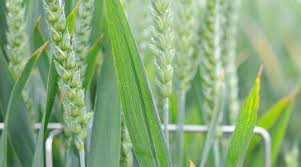
#> input picture dataset/raw/plantvillage_wheat/healthy/9ZEVXL.jfif, 301 x 167 px
$ python -i segmentation.py   (imports and definitions only)
#> lines starting #> are read from the running program, lines starting #| are printed output that depends on the picture; after the words box and inside, x2 and y2 are one past the last pixel; in counts of white or black regions, pixels touching at a corner belong together
# src/preprocessing/segmentation.py

import cv2
import numpy as np


def otsu_threshold(img):
    """
    Otsu's thresholding — auto finds best threshold
    to separate leaf/disease from background.

    Input  : numpy array (H, W, 3) RGB
    Output : numpy array (H, W) binary mask
    """
    gray    = cv2.cvtColor(img, cv2.COLOR_RGB2GRAY)
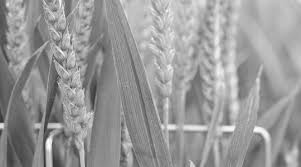
#> gray: shape (167, 301); min 47, max 254, mean 152.9
    _, binary = cv2.threshold(
        gray, 0, 255,
        cv2.THRESH_BINARY + cv2.THRESH_OTSU
    )
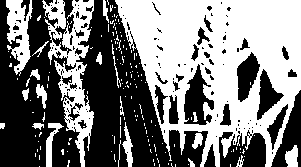
#> binary: shape (167, 301); 49.2% white; 165 white regions (144 under 20 px), largest, box (x1, y1, x2, y2) and area: (115, 0, 301, 167) 18209, (42, 0, 94, 167) 3307, (6, 0, 33, 76) 1132
    return binary


def canny_edge_detection(img, low=50, high=150):
    """
    Canny edge detection — finds boundaries of
    disease-affected regions on wheat leaves.

    Input  : numpy array (H, W, 3) RGB
    Output : numpy array (H, W) edge map
    """
    gray    = cv2.cvtColor(img, cv2.COLOR_RGB2GRAY)
    blurred = cv2.GaussianBlur(gray, (5, 5), 0)
    edges   = cv2.Canny(blurred, low, high)
    return edges


def color_segmentation(img):
    """
    HSV color segmentation targeting brown/yellow
    colors typical of wheat rust diseases.

    Input  : numpy array (H, W, 3) RGB
    Output : numpy array (H, W) mask
    """
    hsv          = cv2.cvtColor(img, cv2.COLOR_RGB2HSV)
    lower_rust   = np.array([10, 50, 50])
    upper_rust   = np.array([30, 255, 255])
    mask_rust    = cv2.inRange(hsv,
                               lower_rust, upper_rust)
    lower_yellow = np.array([20, 80, 80])
    upper_yellow = np.array([40, 255, 255])
    mask_yellow  = cv2.inRange(hsv,
                               lower_yellow, upper_yellow)
    return cv2.bitwise_or(mask_rust, mask_yellow)


def apply_mask_on_image(img, mask):
    """
    Applies binary mask — shows only disease regions.
    Background becomes black.

    Input  : img (H,W,3) RGB, mask (H,W) binary
    Output : numpy array (H, W, 3) masked image
    """
    mask_3ch = cv2.cvtColor(mask, cv2.COLOR_GRAY2RGB)
    return cv2.bitwise_and(img, mask_3ch)
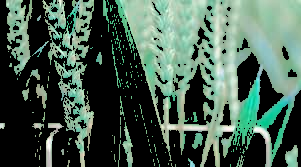
#> returned value: shape (167, 301, 3); mean of channels 0, 1, 2 80.9, 94.7, 71.3; drawn as B, G, R


def segment_disease_region(img, method="otsu"):
    """
    Main segmentation function.
    Returns mask and masked image.

    method = "otsu"  → Otsu thresholding (default)
    method = "canny" → Canny edge detection
    method = "color" → HSV color segmentation

    Output : tuple (mask, masked_image)
    """
    if method == "otsu":
        mask = otsu_threshold(img)
    elif method == "canny":
        mask = canny_edge_detection(img)
    elif method == "color":
        mask = color_segmentation(img)
    else:
        raise ValueError(
            f"Unknown method: {method}. "
            f"Use 'otsu', 'canny' or 'color'."
        )
    masked_image = apply_mask_on_image(img, mask)
    return mask, masked_image


# [11 lines not run here, left out]

>>> import cv2
>>> picture = cv2.cvtColor(cv2.imread('../../dataset/raw/plantvillage_wheat/healthy/9ZEVXL.jfif'), cv2.COLOR_BGR2RGB)
>>> result = segment_disease_region(picture)

$ run again, on dataset/raw/plantvillage_wheat/healthy/E56FF6.jpg
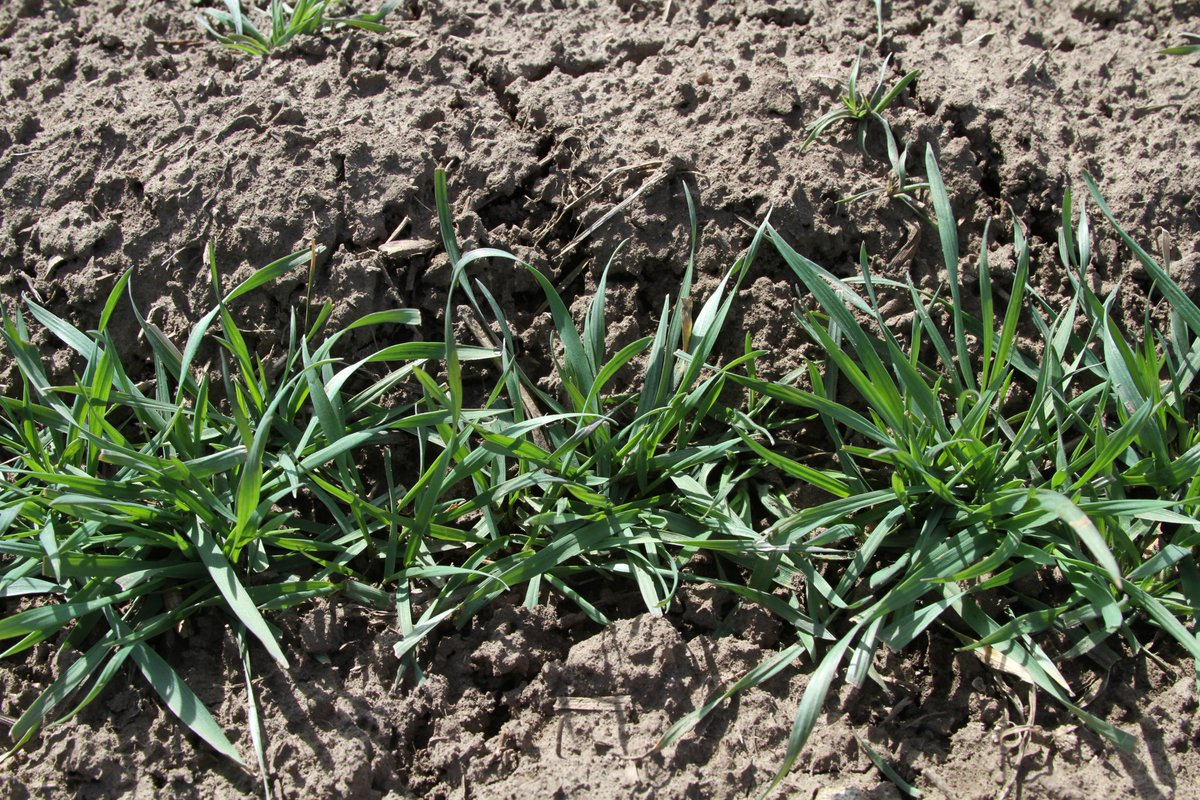
#> input picture dataset/raw/plantvillage_wheat/healthy/E56FF6.jpg, 1200 x 800 px
#> in otsu_threshold, `_, binary = cv2.threshold( gray, 0, 255, cv2.THRESH_BINARY + cv2.THRES..`:
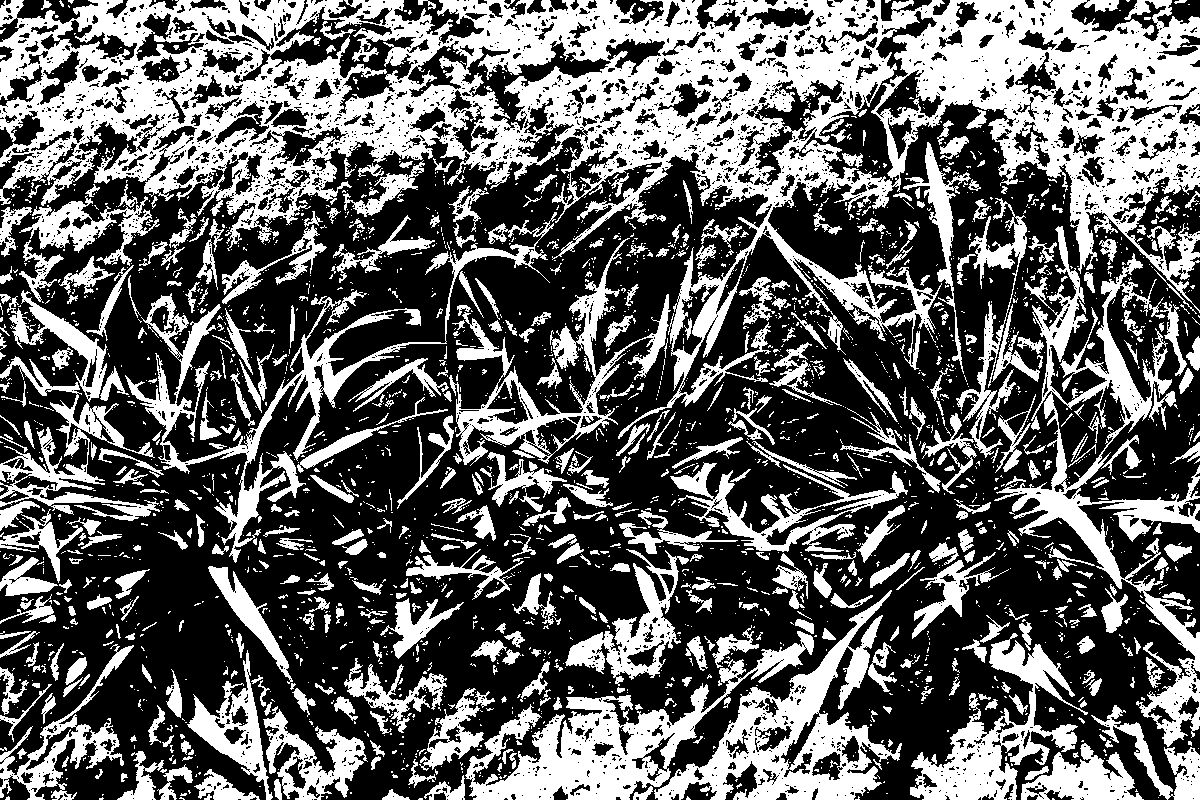
#> binary: shape (800, 1200); 38.5% white; 2795 white regions (2217 under 20 px), largest, box (x1, y1, x2, y2) and area: (0, 0, 1200, 439) 153401, (994, 226, 1200, 747) 18081, (465, 631, 814, 800) 15142
#> in apply_mask_on_image, `return cv2.bitwise_and(img, mask_3ch)`:
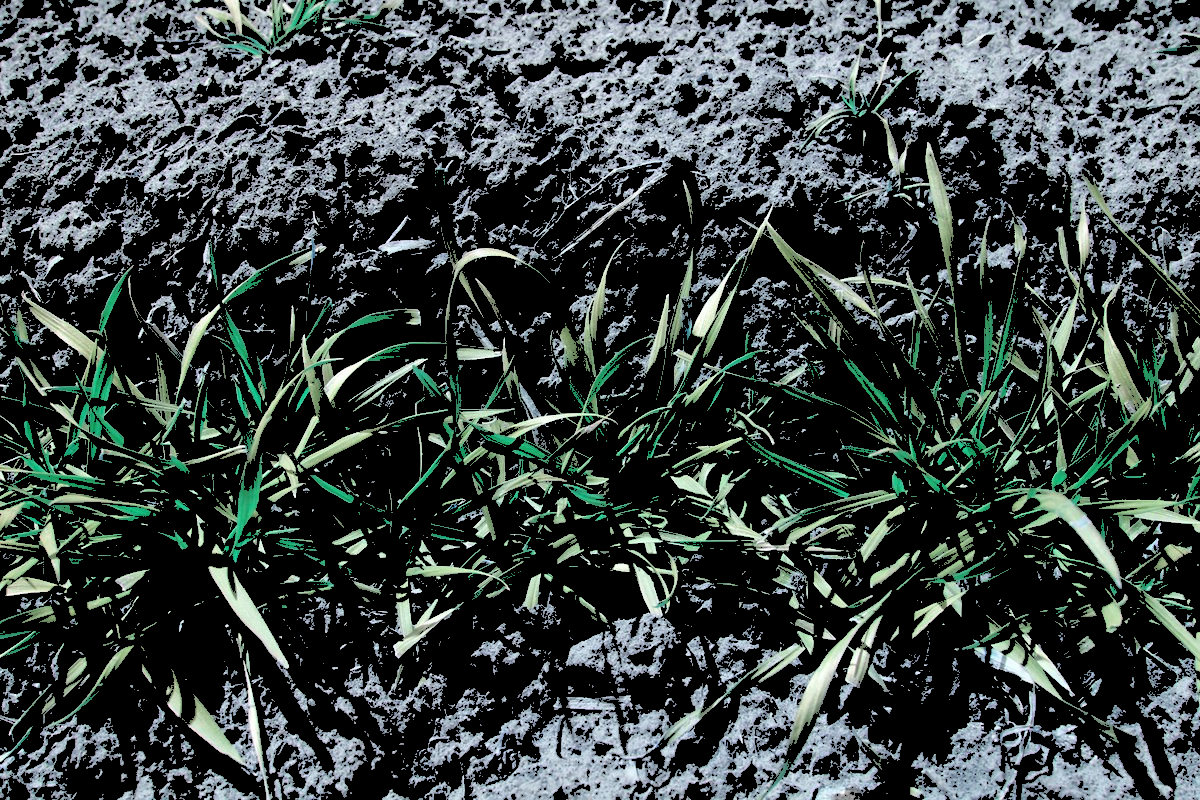
#> returned value: shape (800, 1200, 3); mean of channels 0, 1, 2 65, 65.9, 57.2; drawn as B, G, R

$ run again, on dataset/raw/plantvillage_wheat/healthy/HD6Z5L.jpg
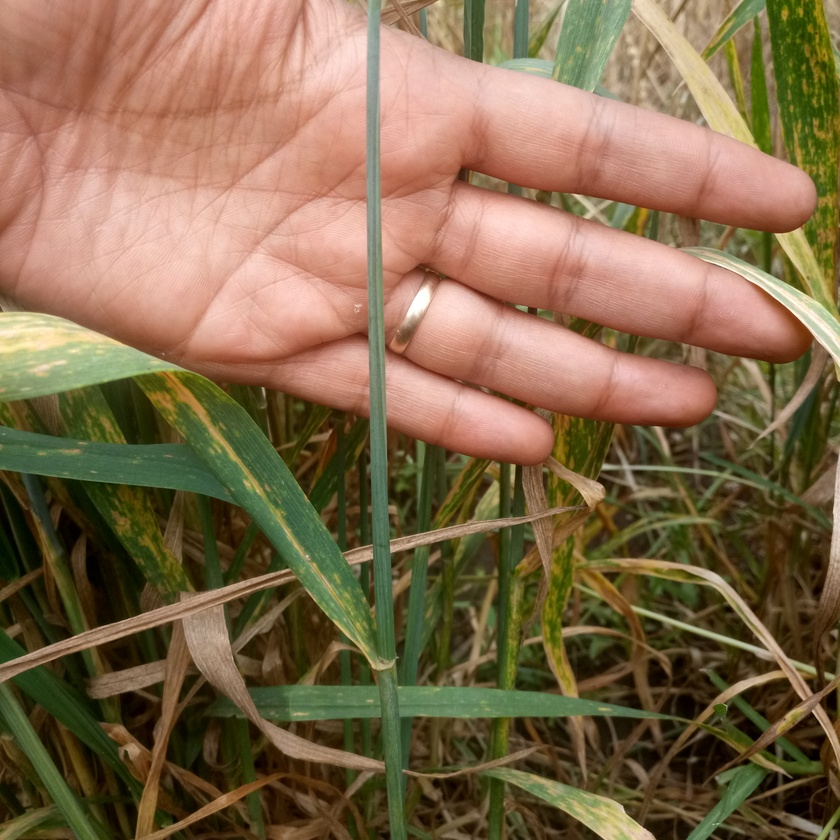
#> input picture dataset/raw/plantvillage_wheat/healthy/HD6Z5L.jpg, 840 x 840 px, shrunk from 3456 x 3456 before the run
#> in otsu_threshold, `_, binary = cv2.threshold( gray, 0, 255, cv2.THRESH_BINARY + cv2.THRES..`:
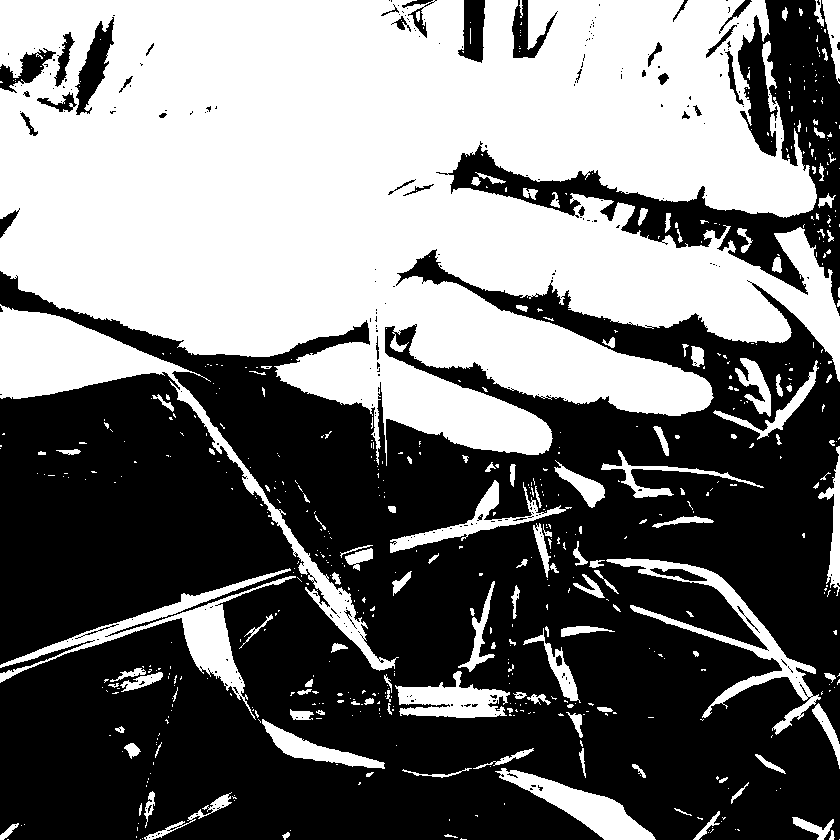
#> binary: shape (840, 840); 45.8% white; 609 white regions (470 under 20 px), largest, box (x1, y1, x2, y2) and area: (0, 0, 840, 466) 266925, (0, 304, 399, 671) 13975, (0, 568, 296, 720) 6497
#> in apply_mask_on_image, `return cv2.bitwise_and(img, mask_3ch)`:
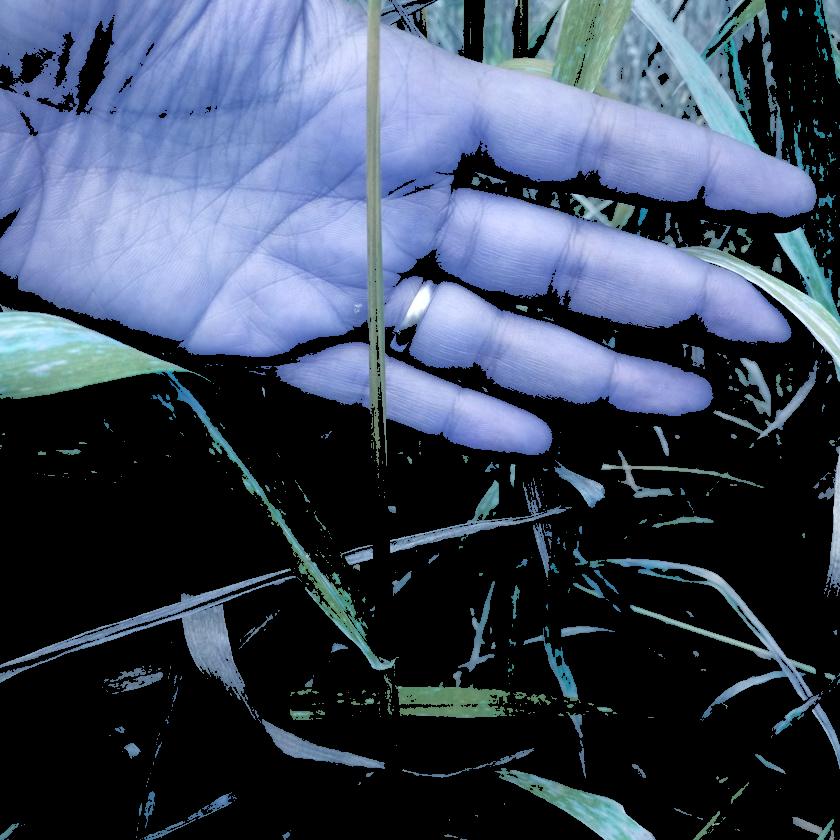
#> returned value: shape (840, 840, 3); mean of channels 0, 1, 2 90.4, 71.4, 60.3; drawn as B, G, R

$ run again, on dataset/raw/plantvillage_wheat/healthy/Healthy1099.jpg
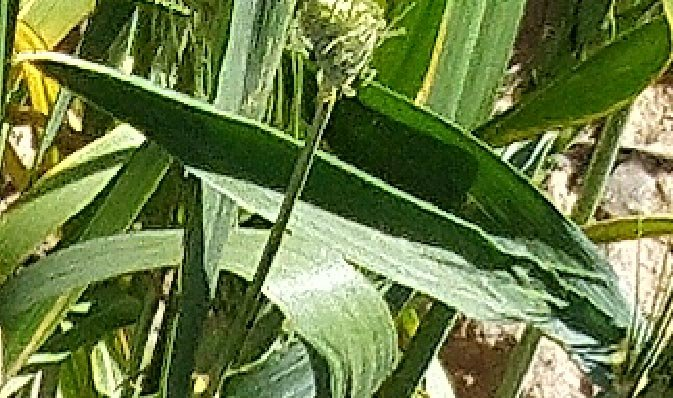
#> input picture dataset/raw/plantvillage_wheat/healthy/Healthy1099.jpg, 673 x 398 px
#> in otsu_threshold, `_, binary = cv2.threshold( gray, 0, 255, cv2.THRESH_BINARY + cv2.THRES..`:
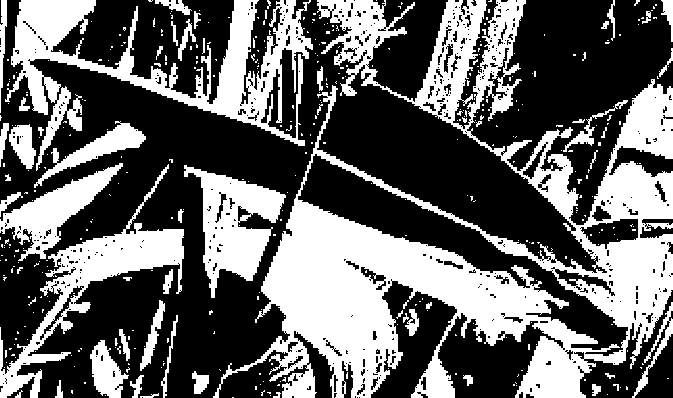
#> binary: shape (398, 673); 39.4% white; 431 white regions (375 under 20 px), largest, box (x1, y1, x2, y2) and area: (213, 0, 673, 398) 61900, (5, 0, 313, 171) 14863, (0, 164, 184, 398) 7998
#> in apply_mask_on_image, `return cv2.bitwise_and(img, mask_3ch)`:
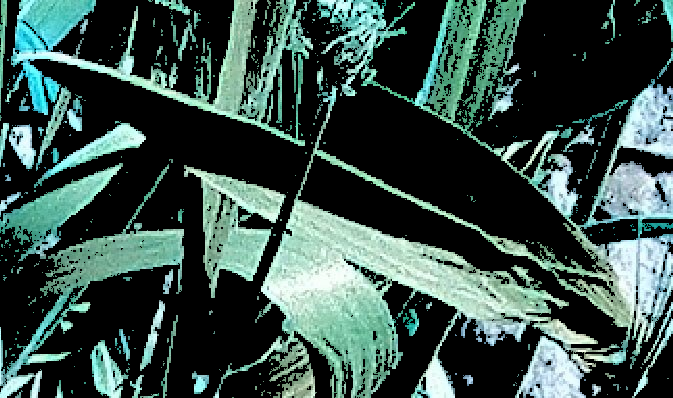
#> returned value: shape (398, 673, 3); mean of channels 0, 1, 2 73.8, 79.8, 57.3; drawn as B, G, R
